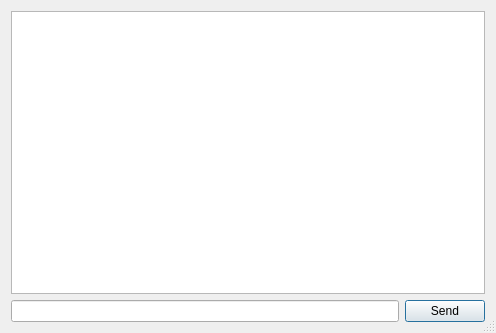
<?xml version="1.0" encoding="UTF-8"?>
<ui version="4.0">
 <class>ServerDebugConsole</class>
 <widget class="QDialog" name="ServerDebugConsole">
  <property name="geometry">
   <rect>
    <x>0</x>
    <y>0</y>
    <width>496</width>
    <height>333</height>
   </rect>
  </property>
  <property name="windowTitle">
   <string>Server Debug Console</string>
  </property>
  <property name="sizeGripEnabled">
   <bool>true</bool>
  </property>
  <layout class="QVBoxLayout" name="verticalLayout">
   <item>
    <widget class="QTextEdit" name="consoleWindow">
     <property name="textInteractionFlags">
      <set>Qt::TextSelectableByKeyboard|Qt::TextSelectableByMouse</set>
     </property>
    </widget>
   </item>
   <item>
    <layout class="QHBoxLayout" name="horizontalLayout">
     <item>
      <widget class="QLineEdit" name="lineEditCommand"/>
     </item>
     <item>
      <widget class="QPushButton" name="buttonSend">
       <property name="text">
        <string>Send</string>
       </property>
      </widget>
     </item>
    </layout>
   </item>
  </layout>
 </widget>
 <resources/>
 <connections/>
</ui>
